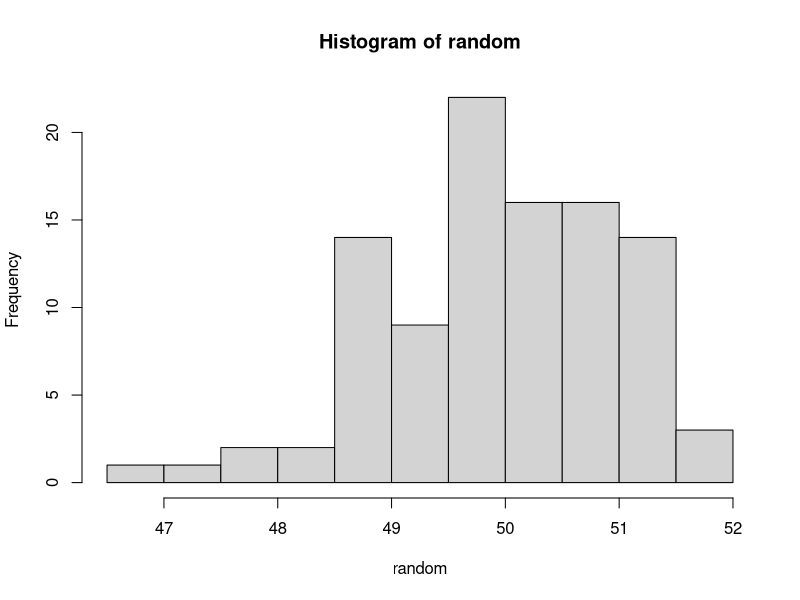
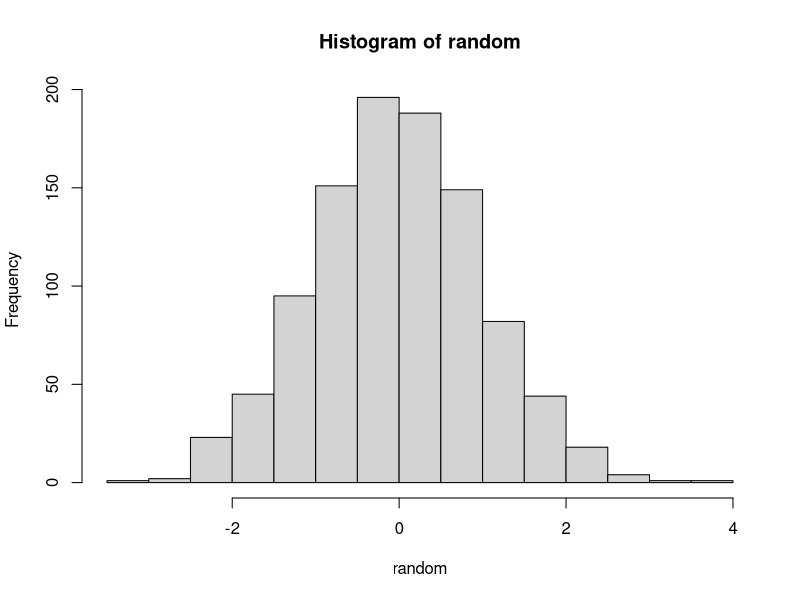
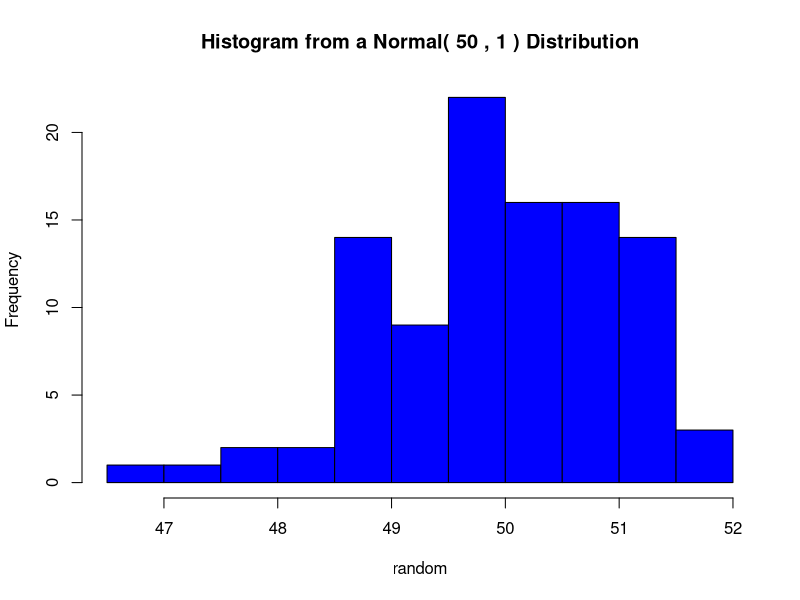
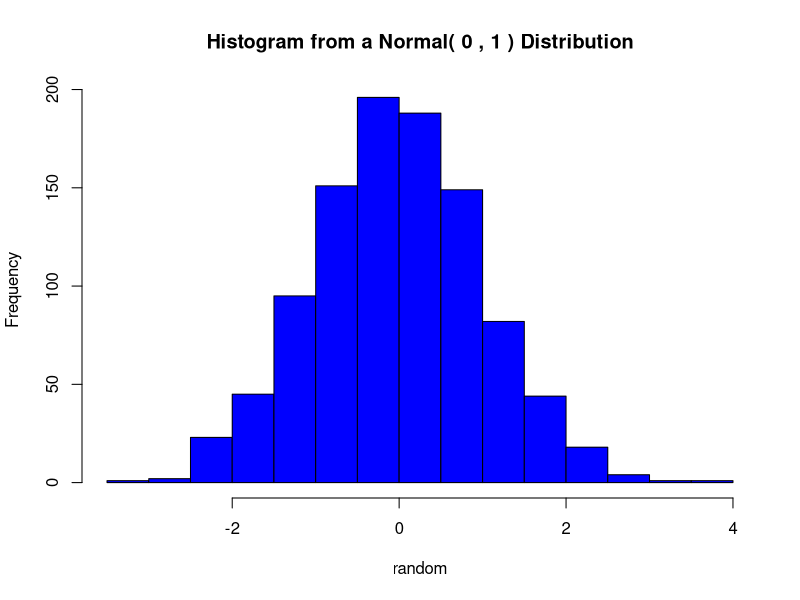

Write the R code that produced these figures, in order.
## ---- chunk 1
data(iris)
iris[10,5]
## ---- chunk 2
tail(iris$Species, 5)
## ---- chunk 3
mean(iris$Sepal.Length[iris$Petal.Width > 1])
## ---- chunk 4
number <- seq(1, 10, by = 1)
j <- 0
for(i in 1:10) {
    j <- j + 1
    if (j < 5) {
      k <- j * 3
      print(k)
    }
    else {
      k <- j * 2
      print(k)
    }
}
## ---- chunk 5
set.seed(184)
while (TRUE) {
  num <- rnorm(1, mean = 1, sd = 2)
  print(num)
  
  if (num >3) {
    break
  }
}

## ---- chunk 6
Counting <- data.frame(NULL)
row <- 0:2
col <- 1:4
for (i in 1:length(col)) {
   for (j in 1:length(row) ) {
       Counting[j,i] <- ( j + i - 1)
   }
}
Counting
## ---- chunk 7
set.seed(184)
plotNormal <- function(n, mean, sd){
  random <- rnorm(n, mean, sd)
  hist(random)
}
partA <- plotNormal(100, 50, 1)
partB <- plotNormal(1000, 0 , 1)
## ---- chunk 8
set.seed(184)
plotNormal <- function(n, mean, sd){
  random <- rnorm(n, mean, sd)
  hist(random, main = paste("Histogram from a Normal(", mean, ",", sd, ") Distribution"), col = "blue")
}
partA <- plotNormal(100, 50, 1)
partB <- plotNormal(1000, 0 , 1)

